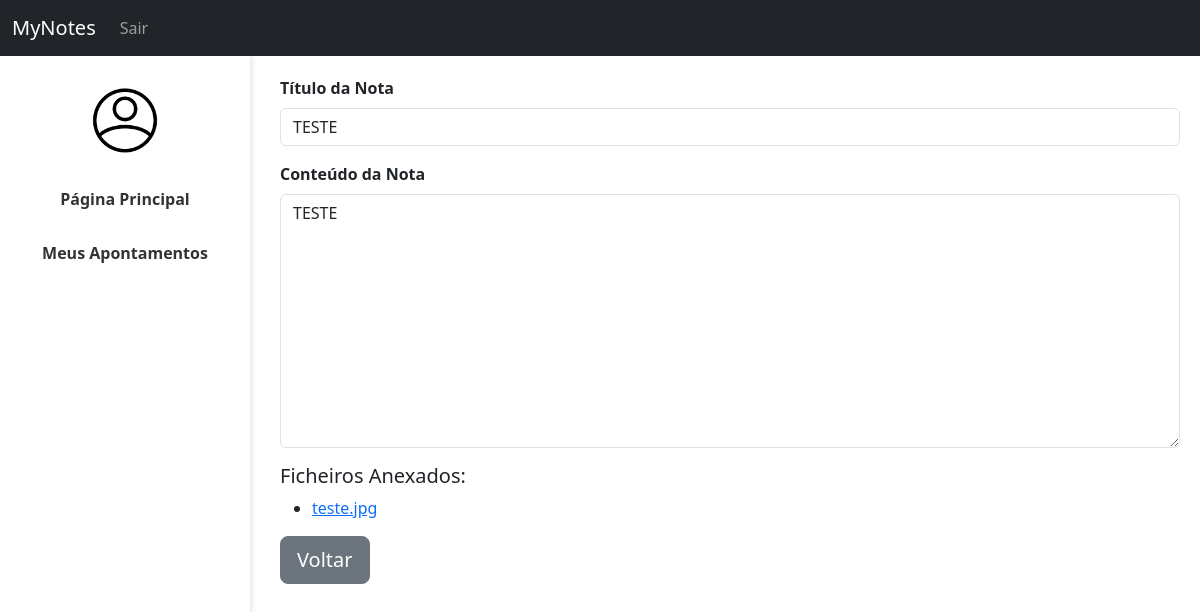
Screenshot of /MyNotes/ver_nota.php?id=21 (signed in) with the database file from the repository.
### tables this page shows
CREATE TABLE `notes` (
  `id` int(11) NOT NULL,
  `user_id` int(11) NOT NULL,
  `id_cadeira` int(11) DEFAULT NULL,
  `escola` int(11) DEFAULT NULL,
  `title` varchar(255) NOT NULL,
  `content` text NOT NULL,
  `private_status` tinyint(2) NOT NULL DEFAULT 1,
  `created_at` timestamp NOT NULL DEFAULT current_timestamp(),
  `updated_at` timestamp NOT NULL DEFAULT current_timestamp() ON UPDATE current_timestamp()
);

CREATE TABLE `note_files` (
  `id` int(11) NOT NULL,
  `note_id` int(11) NOT NULL,
  `file_path` varchar(500) NOT NULL,
  `file_type` varchar(50) NOT NULL,
  `uploaded_at` timestamp NOT NULL DEFAULT current_timestamp()
);

### MyNotes/ver_nota.php (the view, shortened to what this page needs)
<?php
require_once 'config.php';
$noteId = intval($_GET['id']);
$stmt = $conn->prepare("SELECT * FROM notes WHERE id = :note_id");
$stmt->bindParam(":note_id", $noteId, PDO::PARAM_INT);
$stmt->execute();
$note = $stmt->fetch(PDO::FETCH_ASSOC);
$stmtFiles = $conn->prepare("SELECT * FROM note_files WHERE note_id = :note_id");
$stmtFiles->bindParam(":note_id", $noteId, PDO::PARAM_INT);
$stmtFiles->execute();
$files = $stmtFiles->fetchAll(PDO::FETCH_ASSOC);
?>
<!DOCTYPE html>
<html lang="pt">
<head>
    <link href="https://cdn.jsdelivr.net/npm/bootstrap@5.3.0/dist/css/bootstrap.min.css" rel="stylesheet">
    <link rel="stylesheet" href="styles.css">
</head>
<body>
    <nav class="navbar navbar-expand-lg navbar-dark bg-dark">
        <div class="container-fluid">
            <a class="navbar-brand" href="index.php">MyNotes</a>
            <div class="collapse navbar-collapse" id="navbarNav">
                <ul class="navbar-nav w-100 align-items-center">
                    <li class="nav-item">
                        <a class="nav-link" href="logout.php">Sair</a>
                    </li>
                </ul>
            </div>
        </div>
    </nav>
    <div class="sidebar" style="text-align: center;">
        <a href="perfil.php" style="border: none; background: none; padding: 0;">
            <img src="./img/avatar.png" class="rounded-circle" style="width: 80px; border: none;" alt="Avatar" />
        </a>
        <a href="index.php">Página Principal</a>
        <a href="apontamentos.php">Meus Apontamentos</a>
    </div>
    <div class="content">
        <div class="mb-3">
            <label class="form-label"><strong>Título da Nota</strong></label>
            <input type="text" class="form-control" value="<?= htmlspecialchars($note['title']) ?>" readonly>
        </div>
        <div class="mb-3">
            <label class="form-label"><strong>Conteúdo da Nota</strong></label>
            <textarea class="form-control" rows="10" readonly><?= htmlspecialchars($note['content']) ?></textarea>
        </div>
        <div class="mb-3">
            <h5>Ficheiros Anexados:</h5>
            <ul>
                <?php foreach ($files as $file): ?>
                    <li>
                        <a href="<?= htmlspecialchars($file['file_path']) ?>" target="_blank"><?= htmlspecialchars(basename($file['file_path'])) ?></a>
                    </li>
                <?php endforeach; ?>
            </ul>
        </div>
        <div class="mb-3">
            <a href="aprovar_notas.php" class="btn btn-secondary btn-lg">Voltar</a>
        </div>
    </div>
</body>
</html>

### MyNotes/styles.css (style rules this page uses)
.sidebar { width: 250px; height: 100vh; position: fixed; left: 0; top: 56px; padding-top: 20px; box-shadow: 2px 0 5px rgba(0, 0, 0, 0.1); }
.sidebar a { display: block; padding: 15px; color: #333; text-decoration: none; font-weight: bold; }
.content { margin-left: 260px; padding: 20px; max-width: calc(100% - 260px); }

### rows the page displays
notes: title "TESTE", content "TESTE"
note_files: file_path "teste.jpg"
